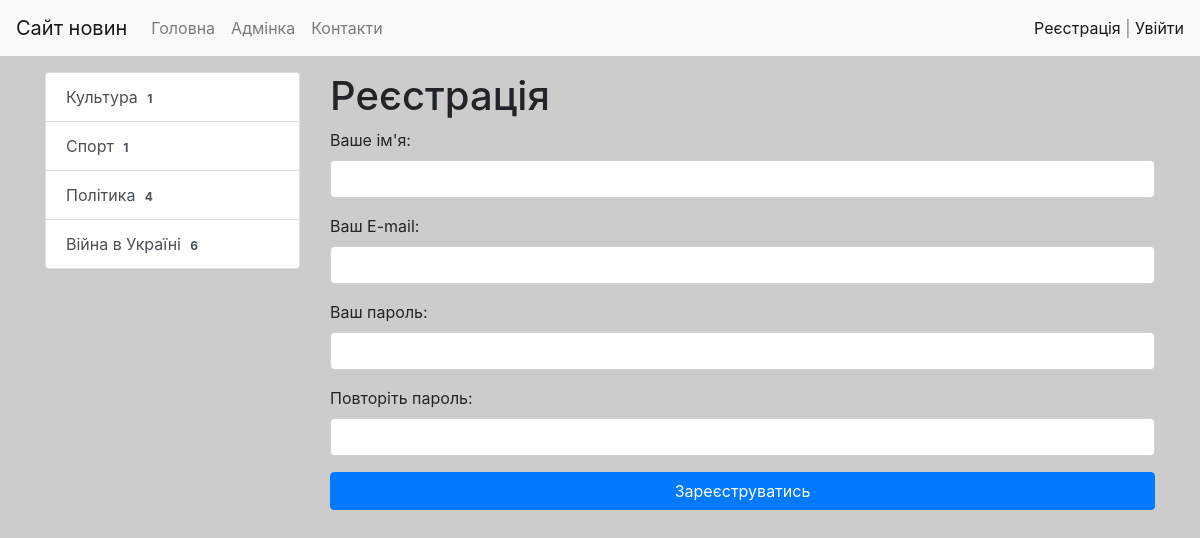
Screenshot of /register/ with the database file from the repository.
### news/models.py (models this page shows, shortened)
class Category(models.Model):
    title = models.CharField(max_length=150, db_index=True, verbose_name='Назва категорії')
    def get_absolute_url(self):
        return reverse('category', kwargs={'category_id': self.pk})
    class Meta:
        verbose_name = 'Категорія'
        verbose_name_plural = 'Категорії'
        ordering = ['title']

### news/views.py (the view)
# urls.py: path('register/', register, name='register'),
def register(request):
    if request.method == 'POST':
        form = UserRegisterForm(request.POST)
        if form.is_valid():
            user = form.save()
            login(request, user)
            messages.success(request, 'Ви успішно зареєструвались')
            return redirect('home')
        else:
            messages.error(request, 'Помилка реєстрації')
    else:
        form = UserRegisterForm()
    return render(request, 'news/register.html', {"form": form})

### news/forms.py
class UserRegisterForm(UserCreationForm):
    username = forms.CharField(label="Ваше ім'я", widget=forms.TextInput(attrs={'class': 'form-control'}))
    password1 = forms.CharField(label="Ваш пароль", widget=forms.PasswordInput(attrs={'class': 'form-control'}))
    password2 = forms.CharField(label="Повторіть пароль", widget=forms.PasswordInput(attrs={'class': 'form-control'}))
    email = forms.EmailField(label="Ваш E-mail", widget=forms.EmailInput(attrs={'class': 'form-control'}))
    class Meta:
        model = User
        fields = ('username', 'email', 'password1', 'password2')

### news/templatetags/news_tags.py (called while the page is built)
@register.inclusion_tag('news/list_categories.html')
def show_categories():
    categories = Category.objects.annotate(cnt=Count('news', filter=F('news__is_published'))).filter(cnt__gt=0)
    return {'categories': categories}

### news/templates/news/register.html (shortened to what this page needs)
{% extends 'base.html' %}
{% block sidebar %}
{% include 'inc/_sidebar.html' %}
{% endblock %}
{% block content %}
<h1>Реєстрація</h1>
<form method="post">
    {{ form.as_p }}
    <button type="submit" class="btn btn-primary btn-block">Зареєструватись</button>
</form>
{% endblock %}

### news/templates/news/list_categories.html
<div class="list-group">
    {% for item in categories %}
    <a href="{{ item.get_absolute_url }}" class="list-group-item list-group-item-action">{{ item.title }}
        <span class="badge text-bg-secondary">{{ item.cnt }}</span>
    </a>
    {% endfor %}
</div>

### july_project/static/css/style.css (style rules this page uses)
body { background-color: #ccc; }

### rows the page displays
Category: title "Культура", cnt "1"
Category: title "Спорт", cnt "1"
Category: title "Політика", cnt "4"
Category: title "Війна в Україні", cnt "6"
